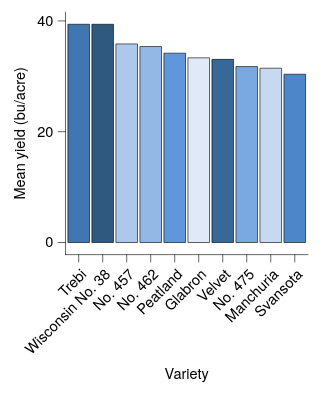

Describe this chart as a Vega-Lite specification.
### Vega-Lite specification from a JSON file in a GitHub repository (floating-point values rounded to 4 significant figures)
{"background": null, "config": {"arc": {"fill": "#DBDBDB", "fillOpacity": 1.0, "innerRadius": 25.0, "padAngle": 0.03, "stroke": "black", "strokeOpacity": 1, "strokeWidth": 0.25}, "area": {"fill": "#DBDBDB", "fillOpacity": 1.0, "stroke": "black", "strokeOpacity": 1, "strokeWidth": 0.25}, "axis": {"domain": true, "domainCap": "round", "domainColor": "black", "domainWidth": 0.25, "grid": false, "gridCap": "round", "gridColor": "#F1F1F1", "gridDash": [0, 0], "gridOpacity": 1.0, "gridWidth": 0.25, "labelColor": "black", "labelFont": "Helvetica Neue, HelveticaNeue, Helvetica, Arial, sans-serif", "labelFontSize": 6, "labelFontStyle": "normal", "labelFontWeight": 400, "offset": 0, "ticks": true, "tickCap": "round", "tickColor": "black", "tickRound": false, "tickSize": 3.0, "tickWidth": 0.25, "titleColor": "black", "titleFont": "Helvetica Neue, HelveticaNeue, Helvetica, Arial, sans-serif", "titleFontSize": 6, "titleFontStyle": "normal", "titleFontWeight": 400}, "axisX": {"domain": true, "labelAlign": "right", "labelAngle": 315, "labels": true, "ticks": true, "translate": 0}, "axisY": {"domain": true, "labelAlign": "right", "labelAngle": 0, "labels": true, "ticks": true, "translate": 0}, "axisRight": {"domain": true, "labelAlign": "left", "labelAngle": 0, "labels": true, "ticks": true, "translate": 0}, "axisTop": {"domain": true, "labelAlign": "left", "labelAngle": 45, "labels": true, "ticks": true, "translate": 0}, "axisBand": {"tickOffset": 0}, "bar": {"fill": "#DBDBDB", "fillOpacity": 1.0, "stroke": "black", "strokeOpacity": 1, "strokeWidth": 0.25}, "boxplot": {"size": 9.0, "ticks": {"cornerRadius": 0.25, "fill": "black", "opacity": 1, "size": 4.5, "thickness": 0.25}, "box": {"fillOpacity": 1.0, "stroke": "black", "strokeOpacity": 1, "strokeWidth": 0.25}, "median": {"cornerRadius": 0, "fill": "black", "fillOpacity": 1.0, "opacity": 1, "size": 9.0, "thickness": 0.25}, "rule": {"fill": "black", "fillOpacity": 1.0, "size": 10.0, "stroke": "black", "strokeDash": [0, 0], "strokeOpacity": 1, "strokeWidth": 0.25}, "outliers": {"color": "black", "fill": "black", "fillOpacity": 1.0, "size": 0, "stroke": "black", "strokeOpacity": 1, "strokeWidth": 0.25}}, "circle": {"fill": "black", "fillOpacity": 1.0, "size": 1.25, "stroke": null, "strokeOpacity": 1, "strokeWidth": 0.25}, "errorband": {"band": {"fillOpacity": 0.6, "stroke": null, "strokeWidth": 0.25, "strokeOpacity": 1}, "borders": {"opacity": 0, "strokeOpacity": 1, "strokeWidth": 0.25}}, "errorbar": {"opacity": 1, "rule": {"strokeDash": [0, 0], "strokeWidth": 0.25}, "ticks": {"color": "black", "cornerRadius": 0.125, "opacity": 1, "size": 6.0, "thickness": 0.25}, "thickness": 0.25}, "font": "Helvetica Neue, HelveticaNeue, Helvetica, Arial, sans-serif", "geoshape": {"fill": "#DBDBDB", "fillOpacity": 1.0, "stroke": "black", "strokeOpacity": 1, "strokeWidth": 0.25}, "header": {"labelColor": "black", "labelFont": "Helvetica Neue, HelveticaNeue, Helvetica, Arial, sans-serif", "labelFontSize": 6, "labelFontStyle": "normal", "labelFontWeight": 400, "titleColor": "black", "titleFont": "Helvetica Neue, HelveticaNeue, Helvetica, Arial, sans-serif", "titleFontSize": 6, "titleFontStyle": "normal", "titleFontWeight": 400, "titlePadding": 0}, "legend": {"disable": false, "offset": 4.5, "titlePadding": 4, "labelOffset": 2, "gradientLabelOffset": 2, "columnPadding": 4, "rowPadding": 2, "gradientThickness": 5, "gradientOpacity": 1.0, "gradientStrokeColor": "black", "gradientStrokeWidth": 0.25, "labelColor": "black", "labelFont": "Helvetica Neue, HelveticaNeue, Helvetica, Arial, sans-serif", "labelFontSize": 6, "labelFontStyle": "normal", "labelFontWeight": 400, "strokeColor": "black", "strokeWidth": 0, "symbolSize": 36, "symbolStrokeColor": "black", "symbolStrokeWidth": 0.25, "titleColor": "black", "titleFont": "Helvetica Neue, HelveticaNeue, Helvetica, Arial, sans-serif", "titleFontSize": 6, "titleFontStyle": "normal", "titleFontWeight": 400}, "line": {"color": "black", "stroke": "black", "strokeCap": "butt", "strokeDash": [0, 0], "strokeOpacity": 1, "strokeWidth": 0.5}, "point": {"filled": true, "fill": "#DBDBDB", "fillOpacity": 1.0, "size": 5.0, "stroke": "black", "strokeOpacity": 1, "strokeWidth": 0.25}, "range": {"category": ["#DFE9F7", "#C6D9F1", "#ADC8EC", "#94B8E6", "#7AA8E0", "#6097DA", "#4D87CA", "#4177B1", "#386898", "#2F597F", "#264A69", "#1D3A58"], "diverging": {"scheme": ["#DFE9F7", "#C6D9F1", "#ADC8EC", "#94B8E6", "#7AA8E0", "#6097DA", "#4D87CA", "#4177B1", "#386898", "#2F597F", "#264A69", "#1D3A58"]}, "heatmap": {"scheme": ["#DFE9F7", "#C6D9F1", "#ADC8EC", "#94B8E6", "#7AA8E0", "#6097DA", "#4D87CA", "#4177B1", "#386898", "#2F597F", "#264A69", "#1D3A58"]}, "ordinal": {"scheme": ["#DFE9F7", "#C6D9F1", "#ADC8EC", "#94B8E6", "#7AA8E0", "#6097DA", "#4D87CA", "#4177B1", "#386898", "#2F597F", "#264A69", "#1D3A58"]}, "ramp": {"scheme": ["#DFE9F7", "#C6D9F1", "#ADC8EC", "#94B8E6", "#7AA8E0", "#6097DA", "#4D87CA", "#4177B1", "#386898", "#2F597F", "#264A69", "#1D3A58"]}}, "rule": {"color": "black", "stroke": "black", "strokeCap": "round", "strokeDash": [2, 2], "strokeOpacity": 1, "strokeWidth": 0.25}, "scale": {"barBandPaddingInner": 0.1, "rectBandPaddingInner": 0, "tickBandPaddingInner": 0.1, "bandPaddingOuter": 0.1, "bandWithNestedOffsetPaddingInner": 0.2, "bandWithNestedOffsetPaddingOuter": 0.2, "offsetBandPaddingInner": 0, "offsetBandPaddingOuter": 0, "continuousPadding": 5.0, "round": false}, "rect": {"fill": "#DBDBDB", "fillOpacity": 1.0, "stroke": "black", "strokeOpacity": 1, "strokeWidth": 0.25}, "square": {"fill": "#DBDBDB", "fillOpacity": 1.0, "size": 10.0, "stroke": "black", "strokeOpacity": 1, "strokeWidth": 0.25}, "text": {"color": "black", "font": "Helvetica Neue, HelveticaNeue, Helvetica, Arial, sans-serif", "fontSize": 6, "fontStyle": "normal", "fontWeight": 400}, "tick": {"color": "black", "cornerRadius": 0.125, "opacity": 1.0, "size": 9.0, "thickness": 0.25}, "title": {"anchor": "middle", "frame": "group", "color": "black", "font": "Helvetica Neue, HelveticaNeue, Helvetica, Arial, sans-serif", "fontSize": 6, "fontStyle": "normal", "fontWeight": 400, "subtitleColor": "black", "subtitleFont": "Helvetica Neue, HelveticaNeue, Helvetica, Arial, sans-serif", "subtitleFontSize": 6, "subtitleFontStyle": "normal", "subtitleFontWeight": 400}, "trail": {"color": "black", "opacity": 1, "size": 0.5}, "view": {"continuousWidth": 100, "continuousHeight": 100, "discreteWidth": 100, "discreteHeight": 100, "fill": null, "stroke": null, "strokeWidth": 0.25}}, "data": {"name": "data-9cc0564cb5591205eeeca8d2429dd11b"}, "mark": {"type": "bar"}, "encoding": {"color": {"field": "variety", "legend": null, "type": "nominal"}, "x": {"field": "variety", "sort": "-y", "title": "Variety", "type": "nominal"}, "y": {"aggregate": "mean", "field": "yield", "title": "Mean yield (bu/acre)", "type": "quantitative", "scale": {"nice": false}}}, "$schema": "https://vega.github.io/schema/vega-lite/v6.4.1.json", "datasets": {"data-9cc0564cb5591205eeeca8d2429dd11b": [{"yield": 27.0, "variety": "Manchuria", "year": 1931, "site": "University Farm"}, {"yield": 48.87, "variety": "Manchuria", "year": 1931, "site": "Waseca"}, {"yield": 27.43, "variety": "Manchuria", "year": 1931, "site": "Morris"}, {"yield": 39.93, "variety": "Manchuria", "year": 1931, "site": "Crookston"}, {"yield": 32.97, "variety": "Manchuria", "year": 1931, "site": "Grand Rapids"}, {"yield": 28.97, "variety": "Manchuria", "year": 1931, "site": "Duluth"}, {"yield": 43.07, "variety": "Glabron", "year": 1931, "site": "University Farm"}, {"yield": 55.2, "variety": "Glabron", "year": 1931, "site": "Waseca"}, {"yield": 28.77, "variety": "Glabron", "year": 1931, "site": "Morris"}, {"yield": 38.13, "variety": "Glabron", "year": 1931, "site": "Crookston"}, {"yield": 29.13, "variety": "Glabron", "year": 1931, "site": "Grand Rapids"}, {"yield": 29.67, "variety": "Glabron", "year": 1931, "site": "Duluth"}, {"yield": 35.13, "variety": "Svansota", "year": 1931, "site": "University Farm"}, {"yield": 47.33, "variety": "Svansota", "year": 1931, "site": "Waseca"}, {"yield": 25.77, "variety": "Svansota", "year": 1931, "site": "Morris"}, {"yield": 40.47, "variety": "Svansota", "year": 1931, "site": "Crookston"}, {"yield": 29.67, "variety": "Svansota", "year": 1931, "site": "Grand Rapids"}, {"yield": 25.7, "variety": "Svansota", "year": 1931, "site": "Duluth"}, {"yield": 39.9, "variety": "Velvet", "year": 1931, "site": "University Farm"}, {"yield": 50.23, "variety": "Velvet", "year": 1931, "site": "Waseca"}, {"yield": 26.13, "variety": "Velvet", "year": 1931, "site": "Morris"}, {"yield": 41.33, "variety": "Velvet", "year": 1931, "site": "Crookston"}, {"yield": 23.03, "variety": "Velvet", "year": 1931, "site": "Grand Rapids"}, {"yield": 26.3, "variety": "Velvet", "year": 1931, "site": "Duluth"}, {"yield": 36.57, "variety": "Trebi", "year": 1931, "site": "University Farm"}, {"yield": 63.83, "variety": "Trebi", "year": 1931, "site": "Waseca"}, {"yield": 43.77, "variety": "Trebi", "year": 1931, "site": "Morris"}, {"yield": 46.93, "variety": "Trebi", "year": 1931, "site": "Crookston"}, {"yield": 29.77, "variety": "Trebi", "year": 1931, "site": "Grand Rapids"}, {"yield": 33.93, "variety": "Trebi", "year": 1931, "site": "Duluth"}, {"yield": 43.27, "variety": "No. 457", "year": 1931, "site": "University Farm"}, {"yield": 58.1, "variety": "No. 457", "year": 1931, "site": "Waseca"}, {"yield": 28.7, "variety": "No. 457", "year": 1931, "site": "Morris"}, {"yield": 45.67, "variety": "No. 457", "year": 1931, "site": "Crookston"}, {"yield": 32.17, "variety": "No. 457", "year": 1931, "site": "Grand Rapids"}, {"yield": 33.6, "variety": "No. 457", "year": 1931, "site": "Duluth"}, {"yield": 36.6, "variety": "No. 462", "year": 1931, "site": "University Farm"}, {"yield": 65.77, "variety": "No. 462", "year": 1931, "site": "Waseca"}, {"yield": 30.37, "variety": "No. 462", "year": 1931, "site": "Morris"}, {"yield": 48.57, "variety": "No. 462", "year": 1931, "site": "Crookston"}, {"yield": 24.93, "variety": "No. 462", "year": 1931, "site": "Grand Rapids"}, {"yield": 28.1, "variety": "No. 462", "year": 1931, "site": "Duluth"}, {"yield": 32.77, "variety": "Peatland", "year": 1931, "site": "University Farm"}, {"yield": 48.57, "variety": "Peatland", "year": 1931, "site": "Waseca"}, {"yield": 29.87, "variety": "Peatland", "year": 1931, "site": "Morris"}, {"yield": 41.6, "variety": "Peatland", "year": 1931, "site": "Crookston"}, {"yield": 34.7, "variety": "Peatland", "year": 1931, "site": "Grand Rapids"}, {"yield": 32.0, "variety": "Peatland", "year": 1931, "site": "Duluth"}, {"yield": 24.67, "variety": "No. 475", "year": 1931, "site": "University Farm"}, {"yield": 46.77, "variety": "No. 475", "year": 1931, "site": "Waseca"}, {"yield": 22.6, "variety": "No. 475", "year": 1931, "site": "Morris"}, {"yield": 44.1, "variety": "No. 475", "year": 1931, "site": "Crookston"}, {"yield": 19.7, "variety": "No. 475", "year": 1931, "site": "Grand Rapids"}, {"yield": 33.07, "variety": "No. 475", "year": 1931, "site": "Duluth"}, {"yield": 39.3, "variety": "Wisconsin No. 38", "year": 1931, "site": "University Farm"}, {"yield": 58.8, "variety": "Wisconsin No. 38", "year": 1931, "site": "Waseca"}, {"yield": 29.47, "variety": "Wisconsin No. 38", "year": 1931, "site": "Morris"}, {"yield": 49.87, "variety": "Wisconsin No. 38", "year": 1931, "site": "Crookston"}, {"yield": 34.47, "variety": "Wisconsin No. 38", "year": 1931, "site": "Grand Rapids"}, {"yield": 31.6, "variety": "Wisconsin No. 38", "year": 1931, "site": "Duluth"}, {"yield": 26.9, "variety": "Manchuria", "year": 1932, "site": "University Farm"}, {"yield": 33.47, "variety": "Manchuria", "year": 1932, "site": "Waseca"}, {"yield": 34.37, "variety": "Manchuria", "year": 1932, "site": "Morris"}, {"yield": 32.97, "variety": "Manchuria", "year": 1932, "site": "Crookston"}, {"yield": 22.13, "variety": "Manchuria", "year": 1932, "site": "Grand Rapids"}, {"yield": 22.57, "variety": "Manchuria", "year": 1932, "site": "Duluth"}, {"yield": 36.8, "variety": "Glabron", "year": 1932, "site": "University Farm"}, {"yield": 37.73, "variety": "Glabron", "year": 1932, "site": "Waseca"}, {"yield": 35.13, "variety": "Glabron", "year": 1932, "site": "Morris"}, {"yield": 26.17, "variety": "Glabron", "year": 1932, "site": "Crookston"}, {"yield": 14.43, "variety": "Glabron", "year": 1932, "site": "Grand Rapids"}, {"yield": 25.87, "variety": "Glabron", "year": 1932, "site": "Duluth"}, {"yield": 27.43, "variety": "Svansota", "year": 1932, "site": "University Farm"}, {"yield": 38.5, "variety": "Svansota", "year": 1932, "site": "Waseca"}, {"yield": 35.03, "variety": "Svansota", "year": 1932, "site": "Morris"}, {"yield": 20.63, "variety": "Svansota", "year": 1932, "site": "Crookston"}, {"yield": 16.63, "variety": "Svansota", "year": 1932, "site": "Grand Rapids"}, {"yield": 22.23, "variety": "Svansota", "year": 1932, "site": "Duluth"}, {"yield": 26.8, "variety": "Velvet", "year": 1932, "site": "University Farm"}, {"yield": 37.4, "variety": "Velvet", "year": 1932, "site": "Waseca"}, {"yield": 38.83, "variety": "Velvet", "year": 1932, "site": "Morris"}, {"yield": 32.07, "variety": "Velvet", "year": 1932, "site": "Crookston"}, {"yield": 32.23, "variety": "Velvet", "year": 1932, "site": "Grand Rapids"}, {"yield": 22.47, "variety": "Velvet", "year": 1932, "site": "Duluth"}, {"yield": 29.07, "variety": "Trebi", "year": 1932, "site": "University Farm"}, {"yield": 49.23, "variety": "Trebi", "year": 1932, "site": "Waseca"}, {"yield": 46.63, "variety": "Trebi", "year": 1932, "site": "Morris"}, {"yield": 41.83, "variety": "Trebi", "year": 1932, "site": "Crookston"}, {"yield": 20.63, "variety": "Trebi", "year": 1932, "site": "Grand Rapids"}, {"yield": 30.6, "variety": "Trebi", "year": 1932, "site": "Duluth"}, {"yield": 26.43, "variety": "No. 457", "year": 1932, "site": "University Farm"}, {"yield": 42.2, "variety": "No. 457", "year": 1932, "site": "Waseca"}, {"yield": 43.53, "variety": "No. 457", "year": 1932, "site": "Morris"}, {"yield": 34.33, "variety": "No. 457", "year": 1932, "site": "Crookston"}, {"yield": 19.47, "variety": "No. 457", "year": 1932, "site": "Grand Rapids"}, {"yield": 22.7, "variety": "No. 457", "year": 1932, "site": "Duluth"}, {"yield": 25.57, "variety": "No. 462", "year": 1932, "site": "University Farm"}, {"yield": 44.7, "variety": "No. 462", "year": 1932, "site": "Waseca"}, {"yield": 47.0, "variety": "No. 462", "year": 1932, "site": "Morris"}, {"yield": 30.53, "variety": "No. 462", "year": 1932, "site": "Crookston"}, {"yield": 19.9, "variety": "No. 462", "year": 1932, "site": "Grand Rapids"}, {"yield": 22.5, "variety": "No. 462", "year": 1932, "site": "Duluth"}, {"yield": 28.07, "variety": "Peatland", "year": 1932, "site": "University Farm"}, {"yield": 36.03, "variety": "Peatland", "year": 1932, "site": "Waseca"}, {"yield": 43.2, "variety": "Peatland", "year": 1932, "site": "Morris"}, {"yield": 25.23, "variety": "Peatland", "year": 1932, "site": "Crookston"}, {"yield": 26.77, "variety": "Peatland", "year": 1932, "site": "Grand Rapids"}, {"yield": 31.37, "variety": "Peatland", "year": 1932, "site": "Duluth"}, {"yield": 30.0, "variety": "No. 475", "year": 1932, "site": "University Farm"}, {"yield": 41.27, "variety": "No. 475", "year": 1932, "site": "Waseca"}, {"yield": 44.23, "variety": "No. 475", "year": 1932, "site": "Morris"}, {"yield": 32.13, "variety": "No. 475", "year": 1932, "site": "Crookston"}, {"yield": 15.23, "variety": "No. 475", "year": 1932, "site": "Grand Rapids"}, {"yield": 27.37, "variety": "No. 475", "year": 1932, "site": "Duluth"}, {"yield": 38.0, "variety": "Wisconsin No. 38", "year": 1932, "site": "University Farm"}, {"yield": 58.17, "variety": "Wisconsin No. 38", "year": 1932, "site": "Waseca"}, {"yield": 47.17, "variety": "Wisconsin No. 38", "year": 1932, "site": "Morris"}, {"yield": 35.9, "variety": "Wisconsin No. 38", "year": 1932, "site": "Crookston"}, {"yield": 20.67, "variety": "Wisconsin No. 38", "year": 1932, "site": "Grand Rapids"}, {"yield": 29.33, "variety": "Wisconsin No. 38", "year": 1932, "site": "Duluth"}]}}
